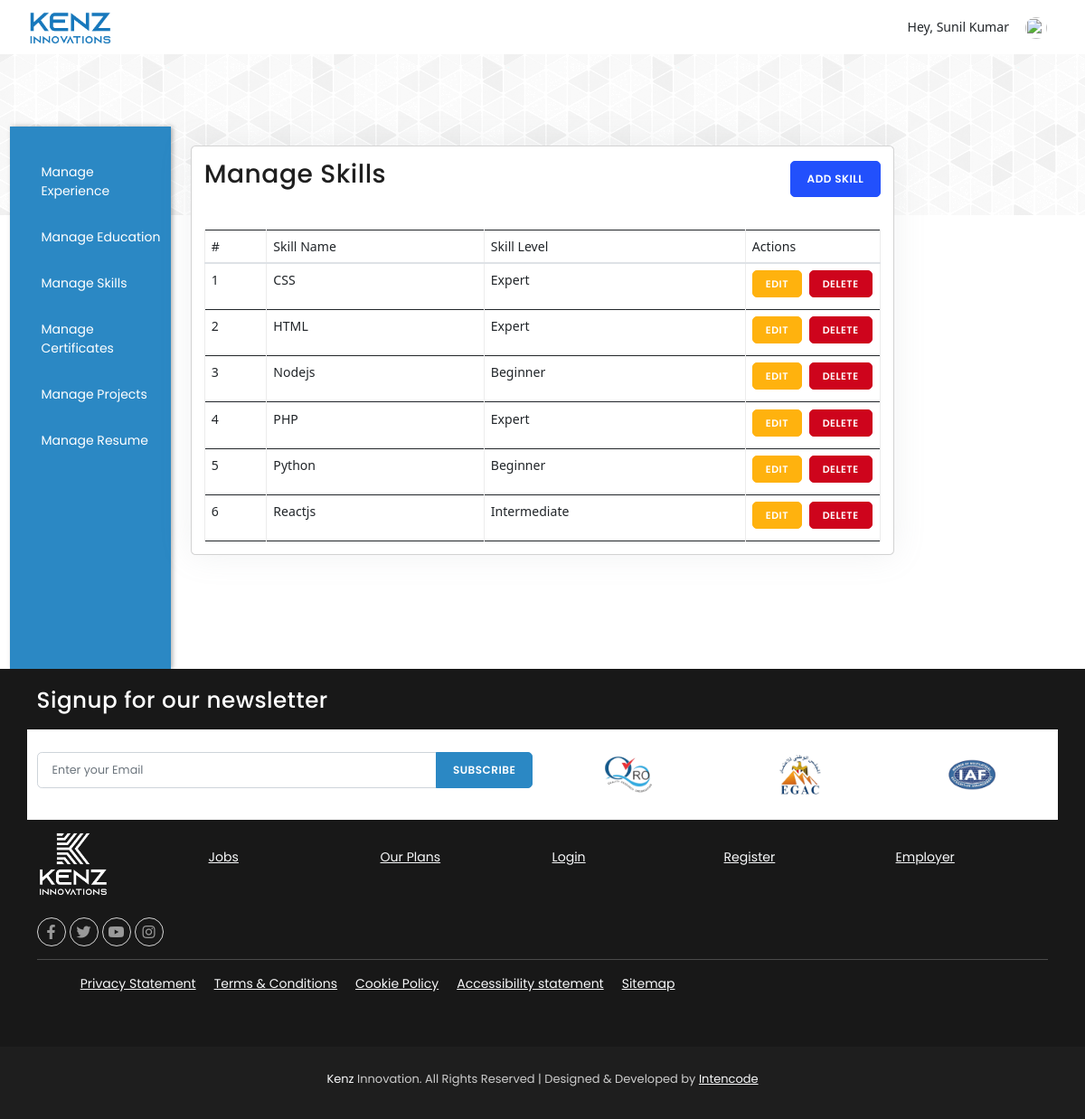
The app's page /manage-employee-skills.php (signed in) with its own data.
### tables this page shows
CREATE TABLE `employee_skills_tbl` (
  `id` int(11) NOT NULL,
  `emp_id` int(11) NOT NULL,
  `skill_name` varchar(255) NOT NULL,
  `skill_level` varchar(50) DEFAULT NULL,
  `created_at` timestamp NOT NULL DEFAULT current_timestamp(),
  `updated_at` timestamp NOT NULL DEFAULT current_timestamp() ON UPDATE current_timestamp()
);

### manage-employee-skills.php (the view, shortened to what this page needs)
<?php
include('config.php');
$id = htmlspecialchars(trim($_SESSION['id']));
$query = $conn->prepare("SELECT * FROM employee_skills_tbl WHERE emp_id = :emp_id ORDER BY skill_name ASC");
$query->execute([':emp_id' => $id]);
$skills = $query->fetchAll(PDO::FETCH_ASSOC);
?>
<!DOCTYPE html>
<html lang="en">
<head>
    <link href="webcss/plugins.css" rel="stylesheet">
    <link href="webcss/style.css" rel="stylesheet">
    <link href="https://cdn.jsdelivr.net/npm/bootstrap@5.2.3/dist/css/bootstrap.min.css" rel="stylesheet">
</head>
<body>
    <div class="body-inner">
        <?php include 'header.php'; ?>
        <section class="p-b-0" style="background: url(gplay.png); background-repeat: repeat-x;">
            <div class="container-fluid">
                <div class="row">
                    <div class="col-md-2">  <?php include_once 'sidebar.php'; ?></div>
                    <div class="col-md-8">
                        <div class="card card-article mt-4" style="min-height: 50vh">
                            <div class="d-flex justify-content-between align-items-center mb-3 p-3">
                                <h2>Manage Skills</h2>
                                <button class="btn btn-primary" data-bs-toggle="modal" data-bs-target="#addSkillModal">Add Skill</button>
                            </div>
                            <div class="table-responsive px-3">
                                <table class="table table-bordered">
                                    <thead>
                                        <tr>
                                            <th>#</th>
                                            <th>Skill Name</th>
                                            <th>Skill Level</th>
                                            <th width="20%">Actions</th>
                                        </tr>
                                    </thead>
                                    <tbody>
                                        <?php if (!empty($skills)) : ?>
                                            <?php foreach ($skills as $index => $skill) : ?>
                                                <tr>
                                                    <td><?= $index + 1; ?></td>
                                                    <td><?= htmlspecialchars($skill['skill_name']); ?></td>
                                                    <td><?= htmlspecialchars($skill['skill_level'] ?: 'Not specified'); ?></td>
                                                    <td>
                                                        <button
                                                            class="btn btn-warning btn-sm edit-btn"
                                                            data-bs-toggle="modal"
                                                            data-bs-target="#editSkillModal"
                                                            data-id="<?= $skill['id']; ?>"
                                                            data-skill-name="<?= htmlspecialchars($skill['skill_name']); ?>"
                                                            data-skill-level="<?= htmlspecialchars($skill['skill_level']); ?>"
                                                        >
                                                            Edit
                                                        </button>
                                                        <a href="delete-skill.php?id=<?= $skill['id']; ?>" class="btn btn-danger btn-sm"
                                                           onclick="return confirm('Are you sure you want to delete this skill record?');">Delete</a>
                                                    </td>
                                                </tr>
                                            <?php endforeach; ?>
                                        <?php else : ?>
                                            <tr>
                                                <td colspan="4" class="text-center">No skills found.</td>
                                            </tr>
                                        <?php endif; ?>
                                    </tbody>
                                </table>
                            </div>
                        </div>
                    </div>
                    <div class="col-md-2"></div>
                </div>
            </div>
        </section>
    </div>
<?php include_once 'footer.php'; ?>
</body>
</html>

### records on screen
employee_skills_tbl: skill_name "CSS", skill_level "Expert"
employee_skills_tbl: skill_name "HTML", skill_level "Expert"
employee_skills_tbl: skill_name "Nodejs", skill_level "Beginner"
employee_skills_tbl: skill_name "PHP", skill_level "Expert"
employee_skills_tbl: skill_name "Python", skill_level "Beginner"
employee_skills_tbl: skill_name "Reactjs", skill_level "Intermediate"

### other values on screen
$_SESSION['name'] "Sunil Kumar"
